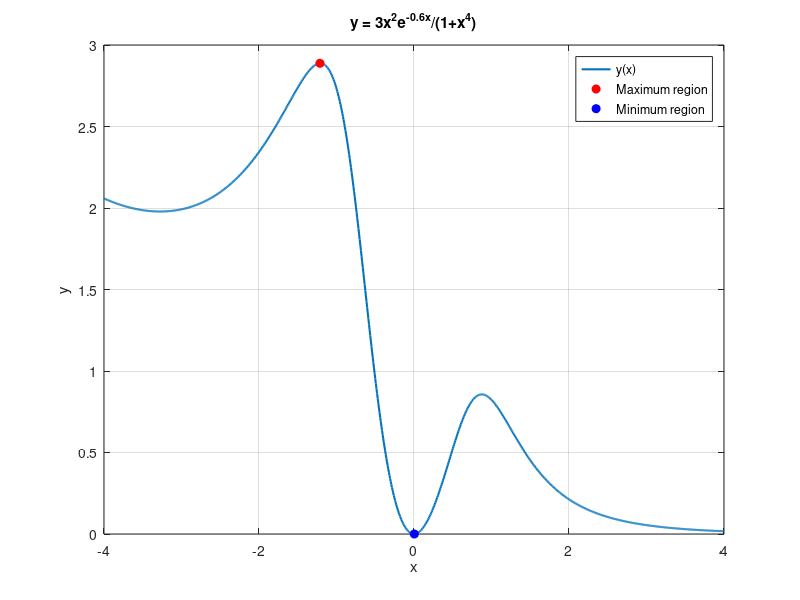
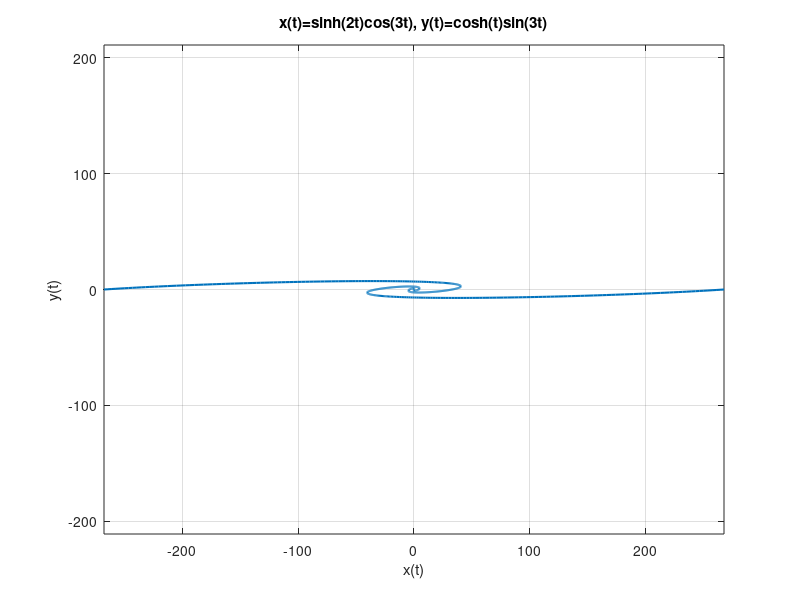
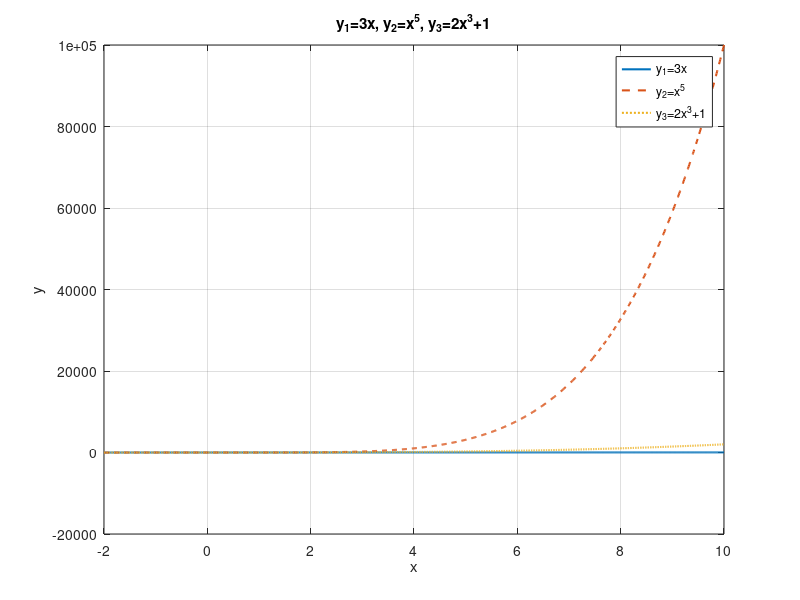

Write MATLAB code to recreate these figures, in order.
x = linspace(-4,4,1000);
y = (3*x.^2.*exp(-0.6*x))./(1+x.^4);
figure;
plot(x,y,'LineWidth',1.5);
grid on;
xlabel('x'); ylabel('y');
title('y = 3x^2e^{-0.6x}/(1+x^4)');
[ymax,imax] = max(y);
[ymin,imin] = min(y);
hold on;
plot(x(imax),ymax,'ro','MarkerFaceColor','r');
plot(x(imin),ymin,'bo','MarkerFaceColor','b');
legend('y(x)','Maximum region','Minimum region');
hold off;

t = linspace(-pi,pi,1000);
xt = sinh(2*t).*cos(3*t);
yt = cosh(t).*sin(3*t);
figure;
plot(xt,yt,'LineWidth',1.5);
axis equal;
grid on;
xlabel('x(t)'); ylabel('y(t)');
title('x(t)=sinh(2t)cos(3t), y(t)=cosh(t)sin(3t)');

x = linspace(-2,10,1000);
y1 = 3*x;
y2 = x.^5;
y3 = 2*x.^3+1;
figure;
plot(x,y1,'-','LineWidth',1.5); hold on;
plot(x,y2,'--','LineWidth',1.5);
plot(x,y3,':','LineWidth',1.5);
grid on;
xlabel('x'); ylabel('y');
title('y_1=3x, y_2=x^5, y_3=2x^3+1');
legend('y_1=3x','y_2=x^5','y_3=2x^3+1','Location','best');
hold off;
